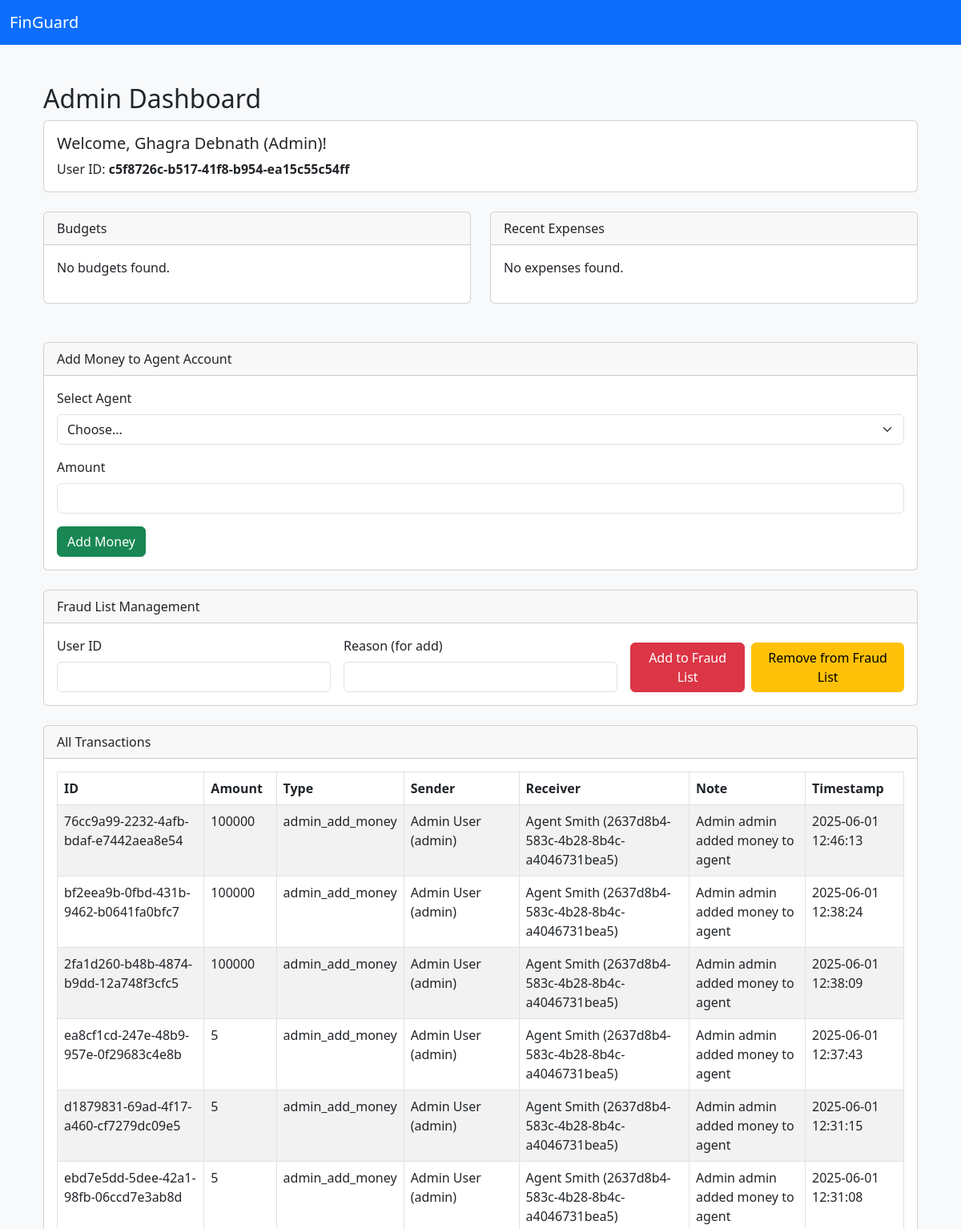
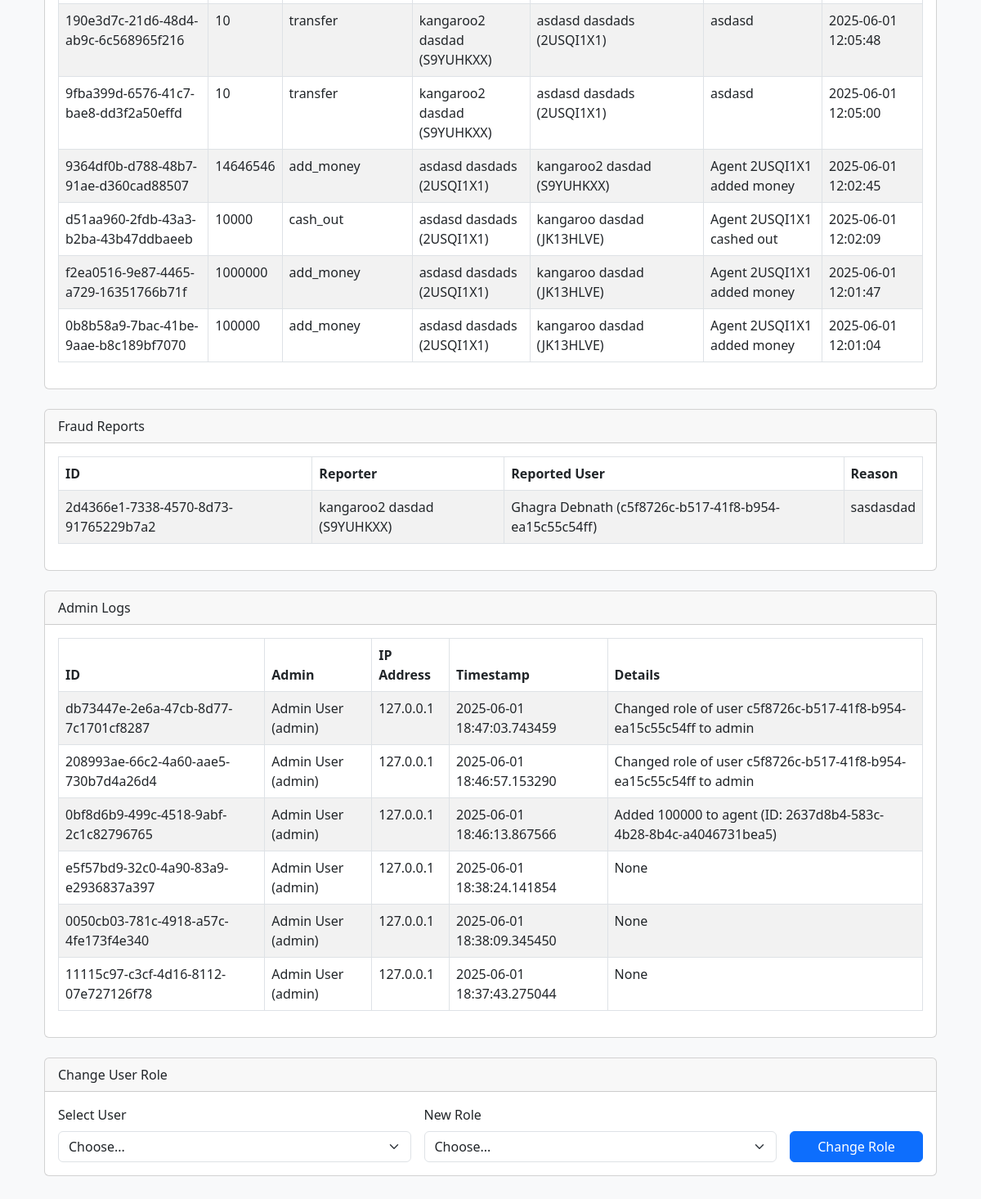
Screenshot of /admin/dashboard (signed in) with the database file from the repository (2 pictures, top to bottom).
### tables this page shows
CREATE TABLE "users" (
  "id" uuid PRIMARY KEY,
  "first_name" varchar,
  "last_name" varchar,
  "dob" date,
  "age" int,
  "gender" varchar,
  "marital_status" varchar,
  "blood_group" varchar,
  "balance" decimal(10,2),
  "joining_date" date,
  "role_id" uuid
);

CREATE TABLE "transactions" (
  "id" uuid PRIMARY KEY,
  "amount" decimal(10,2),
  "payment_method" varchar,
  "timestamp" datetime,
  "sender_id" uuid,
  "receiver_id" uuid,
  "note" text,
  "type" enum,
  "location" varchar
);

CREATE TABLE "fraud_list" (
  "id" uuid PRIMARY KEY,
  "user_id" uuid,
  "reported_user_id" uuid,
  "reason" varchar
);

CREATE TABLE "admin_logs" (
  "id" uuid PRIMARY KEY,
  "admin_id" uuid,
  "ip_address" varchar,
  "timestamp" datetime
, details TEXT);

### app/routes/admin.py (the view, shortened to what this page needs)
@admin_bp.route('/admin/dashboard', methods=['GET', 'POST'])
def admin_dashboard():
    user = get_current_user()
    if not user:
        return redirect(url_for('user.login'))
    conn = current_app.get_db_connection()
    role_row = conn.execute('SELECT name FROM roles WHERE id = ?', (user['role_id'],)).fetchone()
    if not role_row or role_row['name'].lower() != 'admin':
        conn.close()
        return render_template('login.html', error='Access denied: Admins only.')
    agents = conn.execute('SELECT u.id, u.first_name, u.last_name, u.balance FROM users u JOIN roles r ON u.role_id = r.id WHERE LOWER(r.name) = "agent"').fetchall()
    users = conn.execute('SELECT u.id, u.first_name, u.last_name, u.balance FROM users u').fetchall()
    transactions = conn.execute('''SELECT t.*, s.first_name as sender_first, s.last_name as sender_last, r.first_name as receiver_first, r.last_name as receiver_last FROM transactions t
        LEFT JOIN users s ON t.sender_id = s.id
        LEFT JOIN users r ON t.receiver_id = r.id
        ORDER BY t.timestamp DESC LIMIT 100''').fetchall()
    frauds = conn.execute('''SELECT f.*, u1.first_name as reporter_first, u1.last_name as reporter_last, u2.first_name as reported_first, u2.last_name as reported_last FROM fraud_list f
        LEFT JOIN users u1 ON f.user_id = u1.id
        LEFT JOIN users u2 ON f.reported_user_id = u2.id
        ORDER BY f.id DESC LIMIT 100''').fetchall()
    try:
        admin_logs = conn.execute('''SELECT l.*, a.first_name as admin_first, a.last_name as admin_last FROM admin_logs l LEFT JOIN users a ON l.admin_id = a.id ORDER BY l.timestamp DESC LIMIT 100''').fetchall()
    except Exception:
        admin_logs = []
    add_money_success = None
    add_money_error = None
    fraud_action_success = None
    fraud_action_error = None
    role_action_success = None
    role_action_error = None
    conn.close()
    return render_template('admin_dashboard.html', user=user, agents=agents, users=users, transactions=transactions, frauds=frauds, admin_logs=admin_logs, add_money_success=add_money_success, add_money_error=add_money_error, fraud_action_success=fraud_action_success, fraud_action_error=fraud_action_error, role_action_success=role_action_success, role_action_error=role_action_error)

### app/__init__.py (called while the page is built)
def get_db_connection():
    conn = sqlite3.connect('fin_guard.db')
    conn.row_factory = sqlite3.Row
    return conn

### app/utils/user_utils.py (called while the page is built)
def get_current_user():
    user_id = session.get('user_id')
    conn = current_app.get_db_connection()
    user = None
    if user_id:
        user = conn.execute('SELECT * FROM users WHERE id = ?', (user_id,)).fetchone()
    if not user:
        user = conn.execute('SELECT * FROM users LIMIT 1').fetchone()
    conn.close()
    return user

### app/templates/admin_dashboard.html (shortened to what this page needs)
{% extends 'base.html' %}
{% block content %}
<div class="container py-4">
    <h2>Admin Dashboard</h2>
    <div class="card mb-4">
        <div class="card-body">
            <h5 class="card-title">Welcome, {{ user.first_name }} {{ user.last_name }} (Admin)!</h5>
            <p class="card-text">User ID: <strong>{{ user.id }}</strong></p>
        </div>
    </div>
    <div class="row">
        <div class="col-md-6">
            <div class="card mb-4">
                <div class="card-header">Budgets</div>
                <div class="card-body">
                    {% if budgets %}
                        <ul class="list-group">
                        {% for budget in budgets %}
                            <li class="list-group-item d-flex justify-content-between align-items-center">
                                {{ budget.name if budget.name else 'N/A' }} ({{ budget.currency if budget.currency else '' }})
                                <span class="badge bg-primary">{{ budget.amount }}</span>
                            </li>
                        {% endfor %}
                        </ul>
                    {% else %}
                        <p>No budgets found.</p>
                    {% endif %}
                </div>
            </div>
        </div>
        <div class="col-md-6">
            <div class="card mb-4">
                <div class="card-header">Recent Expenses</div>
                <div class="card-body">
                    {% if expenses %}
                        <ul class="list-group">
                        {% for exp in expenses %}
                            <li class="list-group-item d-flex justify-content-between align-items-center">
                                {{ exp.note if exp.note else 'Expense' }} ({{ exp.location if exp.location else '' }})
                                <span class="badge bg-danger">{{ exp.amount }}</span>
                            </li>
                        {% endfor %}
                        </ul>
                    {% else %}
                        <p>No expenses found.</p>
                    {% endif %}
                </div>
            </div>
        </div>
    </div>
    <div class="card mt-4 mb-4">
        <div class="card-header">Add Money to Agent Account</div>
        <div class="card-body">
            <form method="POST">
                <div class="mb-3">
                    <label for="agent_id" class="form-label">Select Agent</label>
                    <select class="form-select" id="agent_id" name="agent_id" required>
                        <option value="">Choose...</option>
                    </select>
                </div>
                <div class="mb-3">
                    <label for="amount" class="form-label">Amount</label>
                    <input type="number" class="form-control" id="amount" name="amount" min="0.01" step="0.01" required>
                </div>
                <button type="submit" class="btn btn-success">Add Money</button>
            </form>
        </div>
    </div>
    <div class="card mb-4">
        <div class="card-header">Fraud List Management</div>
        <div class="card-body">
            <form method="POST" class="row g-3">
                <div class="col-md-4">
                    <label for="fraud_user_id" class="form-label">User ID</label>
                    <input type="text" class="form-control" id="fraud_user_id" name="fraud_user_id" required>
                </div>
                <div class="col-md-4">
                    <label for="fraud_reason" class="form-label">Reason (for add)</label>
                    <input type="text" class="form-control" id="fraud_reason" name="fraud_reason">
                </div>
                <div class="col-md-4 d-flex align-items-end gap-2">
                    <button type="submit" name="fraud_action" value="add" class="btn btn-danger">Add to Fraud List</button>
                    <button type="submit" name="fraud_action" value="remove" class="btn btn-warning">Remove from Fraud List</button>
                </div>
            </form>
        </div>
    </div>
    <div class="card mb-4">
        <div class="card-header">All Transactions</div>
        <div class="card-body table-responsive">
            <table class="table table-striped table-bordered">
                <thead>
                    <tr>
                        <th>ID</th>
                        <th>Amount</th>
                        <th>Type</th>
                        <th>Sender</th>
                        <th>Receiver</th>
                        <th>Note</th>
                        <th>Timestamp</th>
                    </tr>
                </thead>
                <tbody>
                    {% for t in transactions %}
                    <tr>
                        <td>{{ t.id }}</td>
                        <td>{{ t.amount }}</td>
                        <td>{{ t.type }}</td>
                        <td>{{ t.sender_first }} {{ t.sender_last }} ({{ t.sender_id }})</td>
                        <td>{{ t.receiver_first }} {{ t.receiver_last }} ({{ t.receiver_id }})</td>
                        <td>{{ t.note }}</td>
                        <td>{{ t.timestamp }}</td>
                    </tr>
                    {% endfor %}
                </tbody>
            </table>
        </div>
    </div>
    <div class="card mb-4">
        <div class="card-header">Fraud Reports</div>
        <div class="card-body table-responsive">
            <table class="table table-striped table-bordered">
                <thead>
                    <tr>
                        <th>ID</th>
                        <th>Reporter</th>
                        <th>Reported User</th>
                        <th>Reason</th>
                    </tr>
                </thead>
                <tbody>
                    {% for f in frauds %}
                    <tr>
                        <td>{{ f.id }}</td>
                        <td>{{ f.reporter_first }} {{ f.reporter_last }} ({{ f.user_id }})</td>
                        <td>{{ f.reported_first }} {{ f.reported_last }} ({{ f.reported_user_id }})</td>
                        <td>{{ f.reason }}</td>
                    </tr>
                    {% endfor %}
                </tbody>
            </table>
        </div>
    </div>
    <div class="card mb-4">
        <div class="card-header">Admin Logs</div>
        <div class="card-body table-responsive">
            <table class="table table-striped table-bordered">
                <thead>
                    <tr>
                        <th>ID</th>
                        <th>Admin</th>
                        <th>IP Address</th>
                        <th>Timestamp</th>
                        <th>Details</th>
                    </tr>
                </thead>
                <tbody>
                    {% for log in admin_logs %}
                    <tr>
                        <td>{{ log.id }}</td>
                        <td>{{ log.admin_first }} {{ log.admin_last }} ({{ log.admin_id }})</td>
                        <td>{{ log.ip_address }}</td>
                        <td>{{ log.timestamp }}</td>
                        <td>{{ log.details }}</td>
                    </tr>
                    {% endfor %}
                </tbody>
            </table>
        </div>
    </div>
    <div class="card mb-4">
        <div class="card-header">Change User Role</div>
        <div class="card-body">
            <form method="POST" class="row g-3">
                <div class="col-md-5">
                    <label for="role_user_id" class="form-label">Select User</label>
                    <select class="form-select" id="role_user_id" name="role_user_id" required>
                        <option value="">Choose...</option>
                    </select>
                </div>
                <div class="col-md-5">
                    <label for="new_role" class="form-label">New Role</label>
                    <select class="form-select" id="new_role" name="new_role" required>
                        <option value="">Choose...</option>
                    </select>
                </div>
                <div class="col-md-2 d-flex align-items-end">
                    <button type="submit" name="role_action" value="change" class="btn btn-primary w-100">Change Role</button>
                </div>
            </form>
        </div>
    </div>
</div>
{% endblock %}

### app/static/css/style.css (style rules this page uses)
body { background-color: #f8f9fa; }

### rows the page displays
users: first_name "Ghagra", last_name "Debnath", id "c5f8726c-b517-41f8-b954-ea15c55c54ff"
transactions: id "76cc9a99-2232-4afb-bdaf-e7442aea8e54", amount "100000", type "admin_add_money", sender_first "Admin", sender_last "User", sender_id "admin", receiver_first "Agent", receiver_last "Smith", receiver_id "2637d8b4-583c-4b28-8b4c-a4046731bea5", note "Admin admin added money to agent", timestamp "2025-06-01 12:46:13"
transactions: id "bf2eea9b-0fbd-431b-9462-b0641fa0bfc7", amount "100000", type "admin_add_money", sender_first "Admin", sender_last "User", sender_id "admin", receiver_first "Agent", receiver_last "Smith", receiver_id "2637d8b4-583c-4b28-8b4c-a4046731bea5", note "Admin admin added money to agent", timestamp "2025-06-01 12:38:24"
transactions: id "2fa1d260-b48b-4874-b9dd-12a748f3cfc5", amount "100000", type "admin_add_money", sender_first "Admin", sender_last "User", sender_id "admin", receiver_first "Agent", receiver_last "Smith", receiver_id "2637d8b4-583c-4b28-8b4c-a4046731bea5", note "Admin admin added money to agent", timestamp "2025-06-01 12:38:09"
transactions: id "ea8cf1cd-247e-48b9-957e-0f29683c4e8b", amount "5", type "admin_add_money", sender_first "Admin", sender_last "User", sender_id "admin", receiver_first "Agent", receiver_last "Smith", receiver_id "2637d8b4-583c-4b28-8b4c-a4046731bea5", note "Admin admin added money to agent", timestamp "2025-06-01 12:37:43"
transactions: id "d1879831-69ad-4f17-a460-cf7279dc09e5", amount "5", type "admin_add_money", sender_first "Admin", sender_last "User", sender_id "admin", receiver_first "Agent", receiver_last "Smith", receiver_id "2637d8b4-583c-4b28-8b4c-a4046731bea5", note "Admin admin added money to agent", timestamp "2025-06-01 12:31:15"
transactions: id "ebd7e5dd-5dee-42a1-98fb-06ccd7e3ab8d", amount "5", type "admin_add_money", sender_first "Admin", sender_last "User", sender_id "admin", receiver_first "Agent", receiver_last "Smith", receiver_id "2637d8b4-583c-4b28-8b4c-a4046731bea5", note "Admin admin added money to agent", timestamp "2025-06-01 12:31:08"
transactions: id "190e3d7c-21d6-48d4-ab9c-6c568965f216", amount "10", type "transfer", sender_first "kangaroo2", sender_last "dasdad", sender_id "S9YUHKXX", receiver_first "asdasd", receiver_last "dasdads", receiver_id "2USQI1X1", note "asdasd", timestamp "2025-06-01 12:05:48"
transactions: id "9fba399d-6576-41c7-bae8-dd3f2a50effd", amount "10", type "transfer", sender_first "kangaroo2", sender_last "dasdad", sender_id "S9YUHKXX", receiver_first "asdasd", receiver_last "dasdads", receiver_id "2USQI1X1", note "asdasd", timestamp "2025-06-01 12:05:00"
transactions: id "9364df0b-d788-48b7-91ae-d360cad88507", amount "14646546", type "add_money", sender_first "asdasd", sender_last "dasdads", sender_id "2USQI1X1", receiver_first "kangaroo2", receiver_last "dasdad", receiver_id "S9YUHKXX", note "Agent 2USQI1X1 added money", timestamp "2025-06-01 12:02:45"
transactions: id "d51aa960-2fdb-43a3-b2ba-43b47ddbaeeb", amount "10000", type "cash_out", sender_first "asdasd", sender_last "dasdads", sender_id "2USQI1X1", receiver_first "kangaroo", receiver_last "dasdad", receiver_id "JK13HLVE", note "Agent 2USQI1X1 cashed out", timestamp "2025-06-01 12:02:09"
transactions: id "f2ea0516-9e87-4465-a729-16351766b71f", amount "1000000", type "add_money", sender_first "asdasd", sender_last "dasdads", sender_id "2USQI1X1", receiver_first "kangaroo", receiver_last "dasdad", receiver_id "JK13HLVE", note "Agent 2USQI1X1 added money", timestamp "2025-06-01 12:01:47"
transactions: id "0b8b58a9-7bac-41be-9aae-b8c189bf7070", amount "100000", type "add_money", sender_first "asdasd", sender_last "dasdads", sender_id "2USQI1X1", receiver_first "kangaroo", receiver_last "dasdad", receiver_id "JK13HLVE", note "Agent 2USQI1X1 added money", timestamp "2025-06-01 12:01:04"
fraud_list: id "2d4366e1-7338-4570-8d73-91765229b7a2", reporter_first "kangaroo2", reporter_last "dasdad", user_id "S9YUHKXX", reported_first "Ghagra", reported_last "Debnath", reported_user_id "c5f8726c-b517-41f8-b954-ea15c55c54ff", reason "sasdasdad"
admin_logs: id "db73447e-2e6a-47cb-8d77-7c1701cf8287", admin_first "Admin", admin_last "User", admin_id "admin", ip_address "127.0.0.1", timestamp "2025-06-01 18:47:03.743459", details "Changed role of user c5f8726c-b517-41f8-b954-ea15c55c54ff to admin"
admin_logs: id "208993ae-66c2-4a60-aae5-730b7d4a26d4", admin_first "Admin", admin_last "User", admin_id "admin", ip_address "127.0.0.1", timestamp "2025-06-01 18:46:57.153290", details "Changed role of user c5f8726c-b517-41f8-b954-ea15c55c54ff to admin"
admin_logs: id "0bf8d6b9-499c-4518-9abf-2c1c82796765", admin_first "Admin", admin_last "User", admin_id "admin", ip_address "127.0.0.1", timestamp "2025-06-01 18:46:13.867566", details "Added 100000 to agent (ID: 2637d8b4-583c-4b28-8b4c-a4046731bea5)"
admin_logs: id "e5f57bd9-32c0-4a90-83a9-e2936837a397", admin_first "Admin", admin_last "User", admin_id "admin", ip_address "127.0.0.1", timestamp "2025-06-01 18:38:24.141854", details "None"
admin_logs: id "0050cb03-781c-4918-a57c-4fe173f4e340", admin_first "Admin", admin_last "User", admin_id "admin", ip_address "127.0.0.1", timestamp "2025-06-01 18:38:09.345450", details "None"
admin_logs: id "11115c97-c3cf-4d16-8112-07e727126f78", admin_first "Admin", admin_last "User", admin_id "admin", ip_address "127.0.0.1", timestamp "2025-06-01 18:37:43.275044", details "None"
